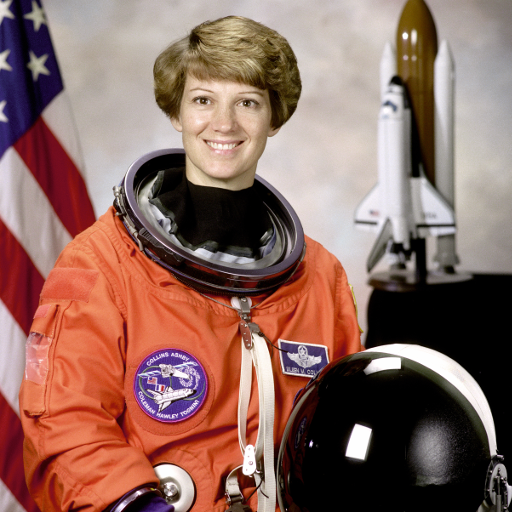
#> input picture skimage.data.astronaut(), 512 x 512 px
$ jupyter execute --allow-errors image_operators_and_filters.ipynb
#> lines starting #> are read from the running program, lines starting #| are printed output that depends on the picture
# Laboratory #02 : Image Operators and Filters

At the end of this laboratory, you would get familiarized with

*   Image Handling
*   Image Manipulation
*   Histogram and Histogram Equalization
*   Basic filtering techniques

### **Remember this is a graded exercise.**

*   For every plot, make sure you provide appropriate titles, axis labels, legends, wherever applicable.
*   Add sufficient comments and explanations wherever necessary.

---

[cell 1]
# Loading necessary libraries (Feel free to add new libraries if you need for any computation)
import numpy as np
import cv2
from matplotlib import pyplot as plt
from skimage import data, exposure, filters, io, morphology

# Channels and color spaces

### **Exercise: Image Creation and Color Manipulation**

*   Create a 100 x 100 image for each of the below visualization

*   Visualize the created images in a 1 x 3 subplot using matplotlib.

[cell 2]
# solution
first = np.zeros((100, 100,3))
second = np.zeros((100, 100,3))
third = np.zeros((100, 100,3))

first[1:99,50:99] = 256
second[50:99,1:99] = 256
third[1:50,1:50] = 256


#second = arr[50:]=256

# create figure
fig = plt.figure(figsize=(15, 30))

# Adds a subplot at the 1st position
fig.add_subplot(1, 3, 1)

# showing image
plt.imshow(first)
plt.axis('off')
plt.title("First")

# Adds a subplot at the 2nd position
fig.add_subplot(1, 3, 2)

# showing image
plt.imshow(second)
plt.axis('off')
plt.title("Second")

# Adds a subplot at the 3rd position
fig.add_subplot(1, 3, 3)

# showing image
plt.imshow(third)
plt.axis('off')
plt.title("Third")

*   Use the above three images to create the following image

*Hint: Remember channels and color spaces*

[cell 3]
arr = np.zeros((100, 100,3))
arr[1:50,1:50,2]=256
arr[1:99,50:99,0]=256
arr[50:99,1:99,1]=256

plt.axis('off')
plt.imshow(arr)
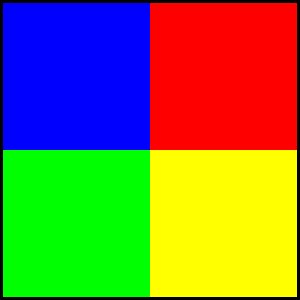
#> shown: shape (100, 100, 3) float64 (shown 3 times larger); mean R, G, B 0.48, 0.48, 0.24

### **Exercise: Color Manipulation**

*   Read the image 'sillas.jpg' from the images folder

*   Extract individual channels and plot them using matplotlib subplot.

[cell 4]
# solution
from google.colab import drive
import requests
drive.mount('/content/drive')

[cell 5]
path ='/content/drive/MyDrive/Computer Vision/P02_27_sep_2022_operators_and_filters/images/sillas.jpg'
#> (the rest of this cell did not finish here and is left out)

*   The color **red** looks too bright for the eyes. Isn't it?? Lets change the color and see how it appears.
    *    Create a new image where everything that is **'red' is changed to 'blue'**.
*   Visualize the original image and the created image using matplotlib subplot.

#> (a cell that did not finish here is left out)

# Image Manipulation

### **Exercise: Image Operators**

*   You can find images 'model.png' and 'coat.png' in the images folder (First two images of the below visualization). Your task is to create an image from the given two images such a way that the model is wearing the coat (Third image in the visualization).
*   You can also find different textures in the images folder. Your task is to change the coat texture to any one of the given textures.
*   Visualize the images similar to the given visualization.

*Hint: Think masks!!!*

[cell 7]
import copy
# solution

#> (the rest of this cell did not finish here and is left out)

# Contrast Enhancement

### **Exercise: Histogram Computation**

*   Read the **'astronaut' image** from data module.
*   Convert the image to grayscale.
*   Compute the **histogram of the image.** *Hint: histogram function is available in skimage.exposure package*
*   Plot the histogram using matplotlib plot.

[cell 8]
from skimage import data
from skimage.color import rgb2gray
from skimage.exposure import histogram

image = data.astronaut()
#> image is the input picture: shape (512, 512, 3); mean R, G, B 141.6, 105.8, 96.5
gray = rgb2gray(image)*256
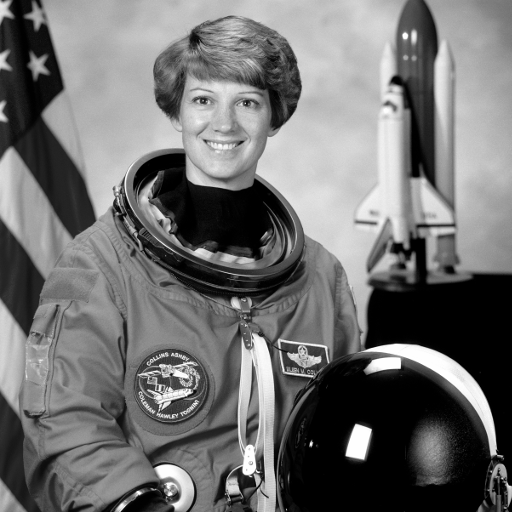
#> gray: shape (512, 512) float64; min 0, max 256, mean 113.1; drawn with min black and max white
hist, bin_centers = histogram(gray)
#> hist = 256 values, max 29467 at index 0, min 126 at index 248, mean 1024; bin_centers = 256 values from 0.5 to 255.5


#plt.plot(bin_centers, hist)
plt.hist(bin_centers, bins=256, weights=hist)
plt.title('Grayscale Astronaut histogram')
plt.xlabel("Intensity value")
plt.ylabel("Pixel count")

*   Change the bin count to 8 and compute the histogram of the image and plot the computed histogram using matplotlib plot.

[cell 9]
hist, bin_centers = histogram(gray,nbins=8)
#> hist = [58836, 23679, 19936, 34163, 35337, 41039, 40211, 8943]; bin_centers = [16, 48, 80, 112, 144, 176, 208, 240]

plt.hist(bin_centers, bins=8, weights=hist)
plt.title('Astronaut histogram with 8 bins')
plt.xlabel("Intensity value")
plt.ylabel("Pixel count")
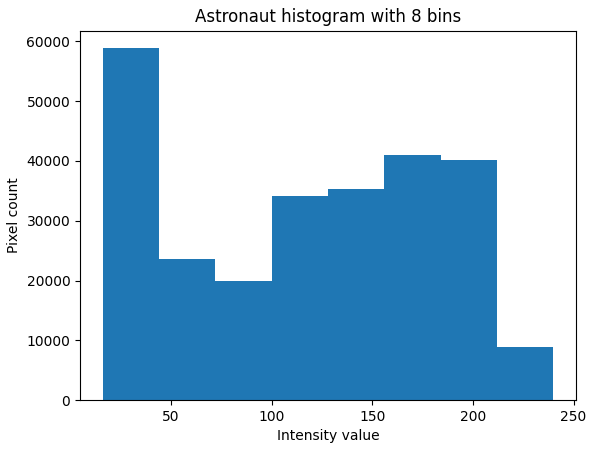
#> figure drawn by matplotlib, 1 panel; tallest bar 58836 high, from x = 16 to 44

*   What happens when you change the bin count? Does your inference change based on the bin count? If yes, then how do you define the correct bin count.
*   What happens when the bin count is very low and what happens when it is very high?

**Solution**

The larger the bin count the more specific the histogram will be about the number of pixels per intensity. Depending on the number of bins we will be able to visualize the distribution of pixels. If it is too large it will be too specific, we will know exactly the number of pixels per intensity value, if it is too small it will encompass too many intensities.

The intensity values go from 0 to 256. We decided to square root 256 to have evenly distributed bins.

[cell 10]
bins = [256,8,16]

hist_original, bin_centers_original = histogram(gray,nbins=bins[0])
#> hist_original = 256 values, max 29467 at index 0, min 126 at index 248, mean 1024; bin_centers_original = 256 values from 0.5 to 255.5
hist_low, bin_centers_low = histogram(gray,nbins=bins[1])
#> hist_low has the same summary as hist; bin_centers_low = [16, 48, 80, 112, 144, 176, 208, 240]
hist_medium, bin_centers_medium = histogram(gray,nbins=bins[2])
#> hist_medium = [47349, 11487, 14974, 8705, 9554, 10382, 14244, 19919, 20717, 14620, 17831, 23208, 24964, 15247, 4915, 4028]; bin_centers_medium = [8, 24, 40, 56, 72, 88, 104, 120, 136, 152, 168, 184, 200, 216, 232, 248]

titles = ['256 bins', '8 bins', '16 bins']


# create figure
fig = plt.figure(figsize=(20,5))

fig.add_subplot(1, 3, 1)
plt.hist(bin_centers_original, bins=bins[0],range=(0,255), weights=hist_original)
plt.title(titles[0])
plt.xlabel("Intensity value")
plt.ylabel("Pixel count")

fig.add_subplot(1, 3, 2)
plt.hist(bin_centers_low, bins=bins[1],range=(0,255), weights=hist_low)
plt.title(titles[1])
plt.xlabel("Intensity value")
plt.ylabel("Pixel count")

fig.add_subplot(1, 3, 3)
plt.hist(bin_centers_medium, bins=bins[2],range=(0,255), weights=hist_medium)
plt.title(titles[2])
plt.xlabel("Intensity value")
plt.ylabel("Pixel count")

*   Compute histogram of the color image (without converting it to grayscale).
*   Plot the total histogram and also histogram for each channel (show it in a single plot with differnt legends for each histogram).

[cell 11]
#solution
image=data.astronaut()
red = image[:,:,0]
green = image[:,:,1]
blue = image[:,:,2]
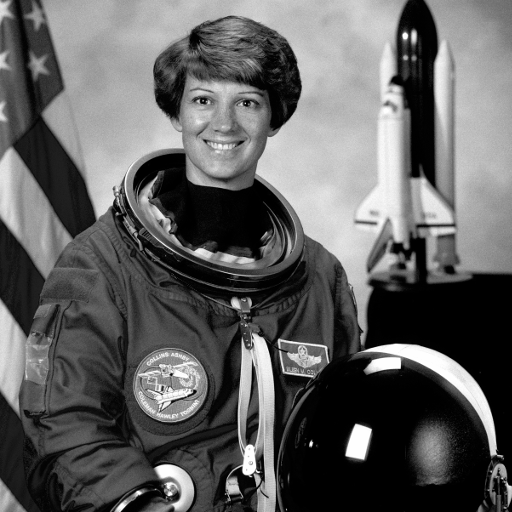
#> blue: shape (512, 512); min 0, max 255, mean 96.5
bins = 256
pixel_range = [0,255]

# Computing the histogram for the image and for each channel
hist_original, bin_centers_original = histogram(image,bins)
#> hist_original = 256 values, max 86818 at index 0, min 390 at index 248, mean 3072; bin_centers_original = 256 values from 0 to 255
red_hist, red_bin = histogram(red,bins)
#> red_hist = 256 values, max 28332 at index 0, min 177 at index 248, mean 1024; red_bin = 256 values from 0 to 255
green_hist, green_bin = histogram(green,bins)
#> green_hist = 256 values, max 29383 at index 0, min 104 at index 248, mean 1024; green_bin = 256 values from 0 to 255
blue_hist, blue_bin = histogram(blue,bins)
#> blue_hist = 256 values, max 29103 at index 0, min 102 at index 249, mean 1024; blue_bin = 256 values from 0 to 255

# [7 lines of commented-out code are left out]
plt.plot(bin_centers_original, hist_original, color='k', alpha=0.5, label='total')
plt.plot(red_bin, red_hist, color='red', alpha=0.5, label='red')
plt.plot(green_bin, green_hist, color='green', alpha=0.5, label='green')
plt.plot(blue_bin, blue_hist, color='blue', alpha=0.5, label='blue')
plt.xlim([0,250])
plt.ylim([0,15000]) #zoom in, only considering when there is less than 15000 pixels

plt.legend(loc='upper right')
plt.title("Color Histogram")
plt.xlabel("Intensity value")
plt.ylabel("Pixel count")
plt.show()

### **Exercise: Histogram Equalization**

*   Read 'aquatermi_lowcontrast.jpg' image from the images folder.
*   Compute the histogram of the image.
*   Perform histogram equalization of the image to enhance the contrast. *Hint: Use equalize_hist function available in skimage.exposure*
*   Also compute histogram of the equalized image.
*   Use 2 x 2 subplot to show the original image and the enhanced image along with the corresponding histograms.

[cell 12]
# solution
from skimage.exposure import histogram
aquatermi_low =  io.imread('/content/drive/MyDrive/Computer Vision/P02_27_sep_2022_operators_and_filters/images/aquatermi_lowcontrast.jpg')
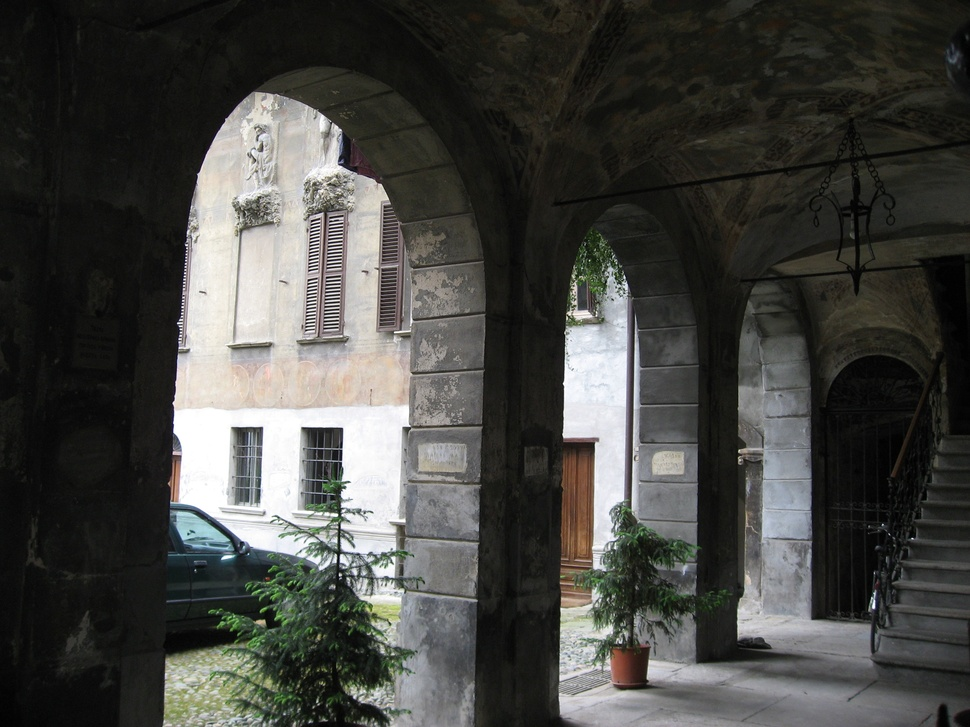
#> input picture Image operators and filters/images/aquatermi_lowcontrast.jpg, 970 x 727 px, shrunk from 2816 x 2112 before the run, found by its file name
#> aquatermi_low is the input picture: shape (727, 970, 3); mean R, G, B 69.7, 69.9, 66.3

# Computing histogram equalization
aqua_hist, aqua_bin = histogram(aquatermi_low,256)
#> aqua_hist = 256 values, max 63838 at index 17, min 413 at index 0, mean 8263.9; aqua_bin = 256 values from 0 to 255

# Equalization
aquatermi_equalized = exposure.equalize_hist(aquatermi_low)*256
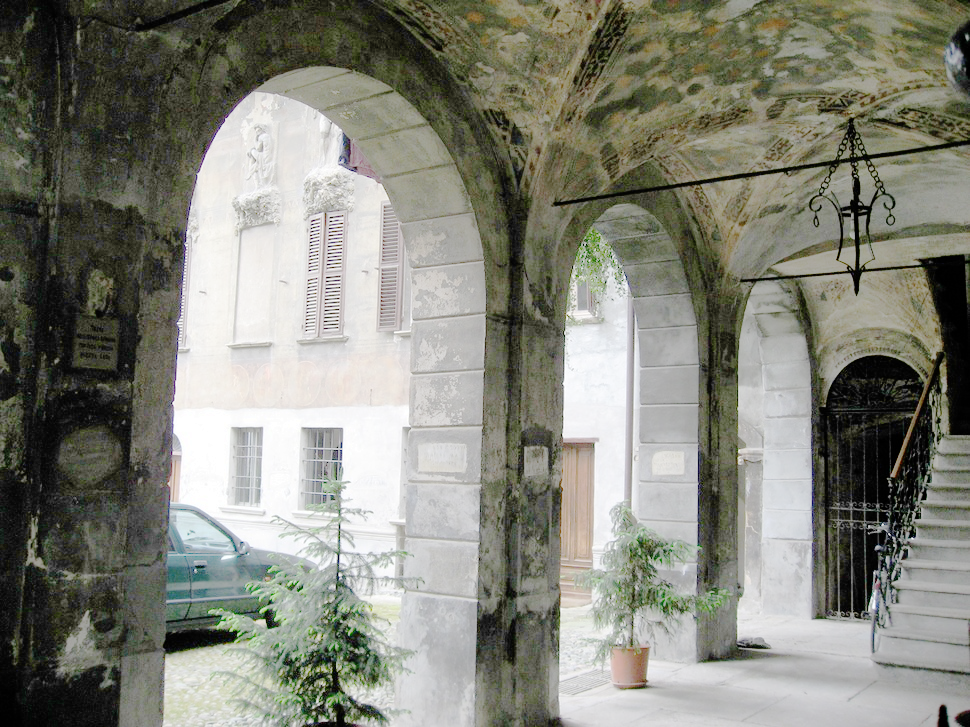
#> aquatermi_equalized: shape (727, 970, 3) float64; mean R, G, B 132.6, 133.5, 122.6; drawn with min black and max white
aquatermi_equalized = aquatermi_equalized.astype(int)

# create figure
fig = plt.figure(figsize=(15,15))

######### Images ########

# Image in 1st row, 1st column
fig.add_subplot(2, 2, 1)

# showing image
plt.imshow(aquatermi_low)
plt.axis('off')
plt.title("Aquatermi Original")

# Image in 1st row, 2nd column
fig.add_subplot(2, 2, 2)

# showing image
plt.imshow(aquatermi_equalized)
plt.axis('off')
plt.title("Aquatermi Equalized")

########## HISTOGRAMS ##############

# Histogram in 2nd row, 1 column
fig.add_subplot(2, 2, 3)

# Aquatermi Histogram
plt.hist(aqua_bin, bins=256, range=(0,255), weights=aqua_hist)
plt.title("Aquatermi Histogram")
plt.xlabel("Intensity value")
plt.ylabel("Pixel count")


# Histogram in 2nd row, 2nd column
fig.add_subplot(2, 2, 4)

# Equalized histogram
plt.hist(aquatermi_equalized.ravel(), 256)
plt.title("Aquatermi Equalized Histogram")
plt.xlabel("Intensity value")
plt.ylabel("Pixel count")
plt.show()

*   The above function in skimage.exposure uses cdf and interpolation technique to normalize the histogram. How is it different from linear contrast stretch?

**Solution**

With linear contrast stretching we can either decide to stretch between the minimum and the maximum values of intensity, or we can decide between which values we want to stretch the histogram.

Percentile Streching is used when the range of the image pixels is from 0 to 255 because if we use the min-max formula we will not get a streched image.

Histogram Equalisation uses probability distribution so in the most cases it performs better.

### **Exercise: Linear Contrast Stretch**

*   Write a function to compute the linear contrast stretch (Do not use an inbuilt function).
*   Provide grayscale image array and bin count as parameters to the function and return the enhanced image array.
*   Use a 2 x 2 plot to visualize the original image, histogram, enhanced image and the corresponding histogram.

[cell 13]
# solution
def strech_channel(gray_image_to_scale,min=-1,max=-1):
#> called with min = 10, max = 110
  minmax_img = np.zeros((gray_image_to_scale.shape[0],gray_image_to_scale.shape[1]),dtype=int)

  if min is -1:
    min = np.min(gray_image_to_scale)
  if max is -1:
    max = np.max(gray_image_to_scale)

  g = max-min
  for idx, p in np.ndenumerate(gray_image_to_scale):
    if min < p < max:
      x = int(255*((p-min)/g))
      minmax_img[idx] = x
    else:
      minmax_img[idx] = p
#> this loop made 705190 passes
#> (idx, p, x) on passes 2, 3, 8, 9, 10, 11, 12, 16: ((0, 1), 12, 5), ((0, 2), 11, 2), ((0, 7), 11, 2), ((0, 8), 11, 2), ((0, 9), 11, 2), ((0, 10), 12, 5), ((0, 11), 12, 5), ((0, 15), 12, 5)
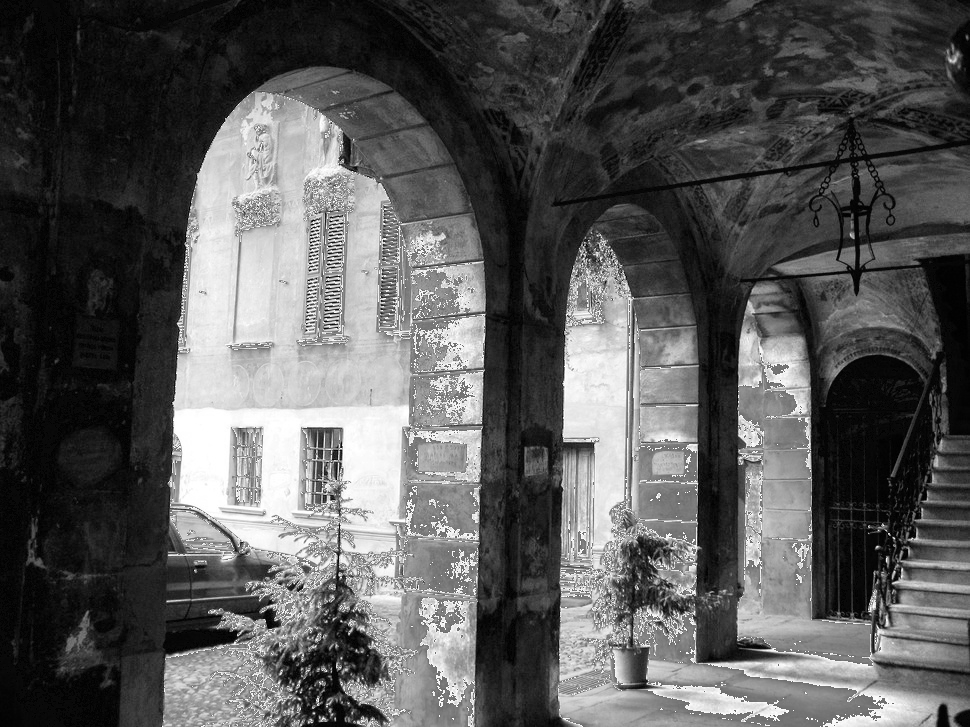
#> minmax_img: shape (727, 970) int64; min 0, max 255, mean 88.5
  return minmax_img

[cell 14]
image =  io.imread('/content/drive/MyDrive/Computer Vision/P02_27_sep_2022_operators_and_filters/images/aquatermi_lowcontrast.jpg')
gray_img = np.uint8(rgb2gray(image) * 255)
streched_image = strech_channel(gray_img,min = 10, max= 110)

[cell 15]
# Create figure
fig = plt.figure(figsize=(15,15))


######### Images ########

# Image in 1st row, 1st column
fig.add_subplot(2, 2, 1)

# showing image
plt.imshow(gray_img, cmap='gray', vmin=0, vmax=255)
plt.axis('off')
plt.title("Aquatermi Original")

# Image in 1st row, 2nd column
fig.add_subplot(2, 2, 2)

# showing image
plt.imshow(streched_image, cmap='gray', vmin=0, vmax=255)
plt.axis('off')
plt.title("Aquatermi Streched")

########## HISTOGRAMS ##############


# Histogram in 2nd row, 1 column
fig.add_subplot(2, 2, 3)

# Aquatermi Histogram
plt.hist(gray_img.ravel(),256)
plt.title("Aquatermi Histogram")
plt.xlabel("Intensity value")
plt.ylabel("Pixel count")


# Histogram in 2nd row, 2nd column
fig.add_subplot(2, 2, 4)

# Equalized histogram
plt.hist(streched_image.ravel(), 256)
plt.title("Aquatermi Streched")
plt.xlabel("Relative intensity")
plt.ylabel("Pixel count")
plt.show()

# Filters

### **Exercise: Mean Filter**

*   Load the **coins** image from the data module.
*   Define a disk structuring element (selem) of radius 20. *Hint: Structuring elements are defined in the skimage.morphology module*
*   Use mean filter using the created selem. *Hint: The mean filter is available in skimage.filters.rank module*
*   Increase the radius of the selem by 10 and apply the mean filter.
*   Reduce the radius of the selem by 10 and apply the mean filter.
*   Visualize all the smoothened images along with the original image.

[cell 16]
# solution
from skimage import data
from skimage.morphology import disk
from skimage.filters.rank import mean
coins = data.coins()
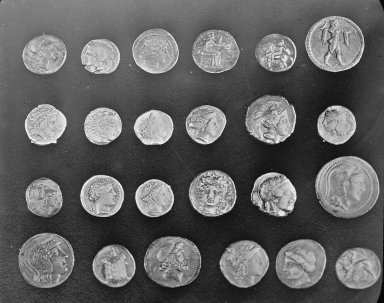
#> input picture skimage.data.coins(), 384 x 303 px
#> coins is the input picture: shape (303, 384); min 1, max 252, mean 96.9

selem_20 = disk(20)
coins_r20 = mean(coins,selem_20)

selem_30 = disk(30)
coins_r30 = mean(coins,selem_30)
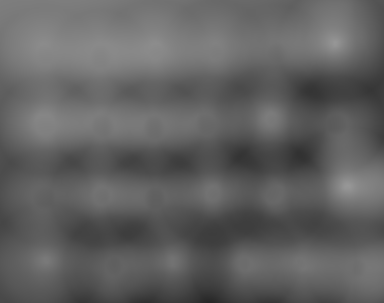
#> coins_r30: shape (303, 384); min 38, max 151, mean 97.1

selem_10 = disk(10)
coins_r10 = mean(coins,selem_10)

######
fig, axes = plt.subplots(nrows=2, ncols=2, figsize=(10, 10), sharex=True, sharey=True)
ax = axes.ravel()

titles = ['Original', 'Radius 20', 'Radius 30', 'Radius 10']
images = [coins, coins_r20, coins_r30, coins_r10]
for n in range(0, len(images)):
    ax[n].imshow(images[n], cmap=plt.cm.gray)
    ax[n].set_title(titles[n])
    ax[n].axis('off')
#> this loop made 4 passes

plt.tight_layout()
plt.show()

*   Use different selem (square, rectangle, star, diamond) to view the behaviour of the mean filter (It is not necessary to repeat with different sizes; it is sufficient to show the one with optimal parameter).
*   Create a 2 x n subplot to show the selem in the first row and the corresponding smoothened image in the second row.

[cell 17]
# solution
from skimage.morphology import square, rectangle, star, diamond
square = square(7)
rectangle =  rectangle(5,2)
star = star(7)
diamond =  diamond(5)

coins_square = mean(coins,square)
coins_rectangle = mean(coins,rectangle)
coins_star = mean(coins,star)
coins_diamond = mean(coins,diamond)


######
fig, ax = plt.subplots(2,4, figsize=(10, 10))


titles = ['Square', 'Rectangle', 'Star','Diamond']
images = [coins_square, coins_rectangle, coins_star, coins_diamond]
secondImages = [square,rectangle,star,diamond]

for i in range(0, len(images)):
    ax[0,i].imshow(images[i], cmap='gray')
    ax[1,i].imshow(secondImages[i],cmap='gray')
    ax[0,i].set_title(titles[i])
    ax[0,i].axis('off')
    ax[1,i].axis('off')


plt.tight_layout()
plt.show()
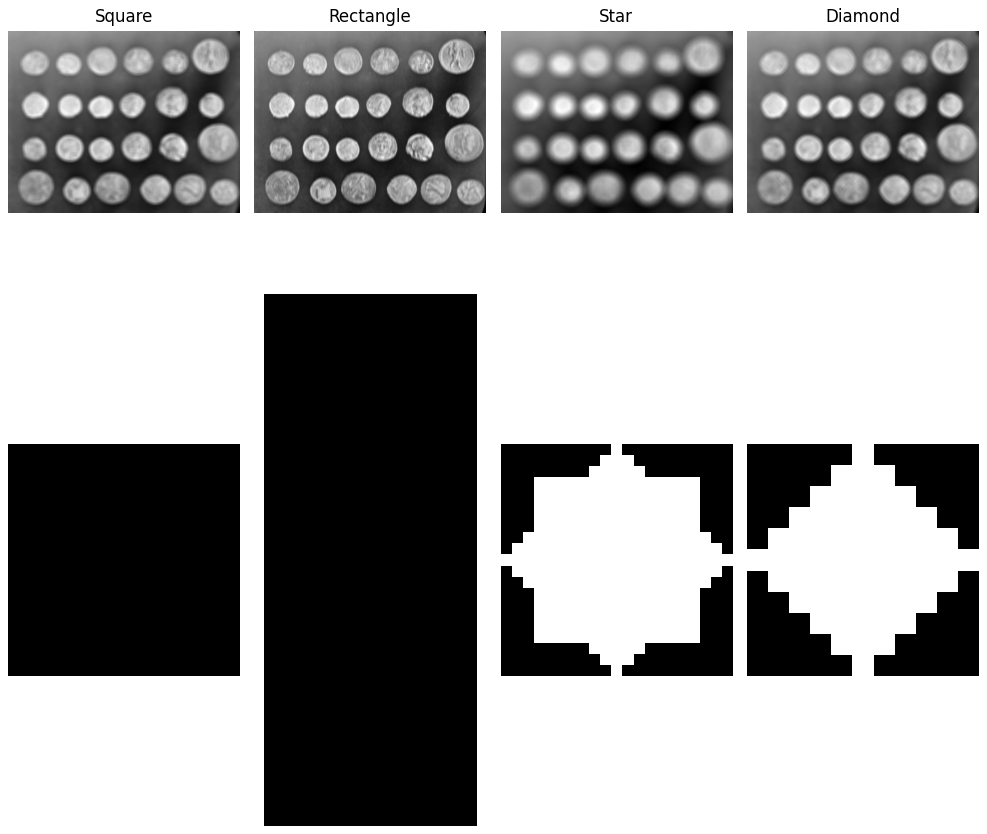
#> figure drawn by matplotlib, 8 panels
